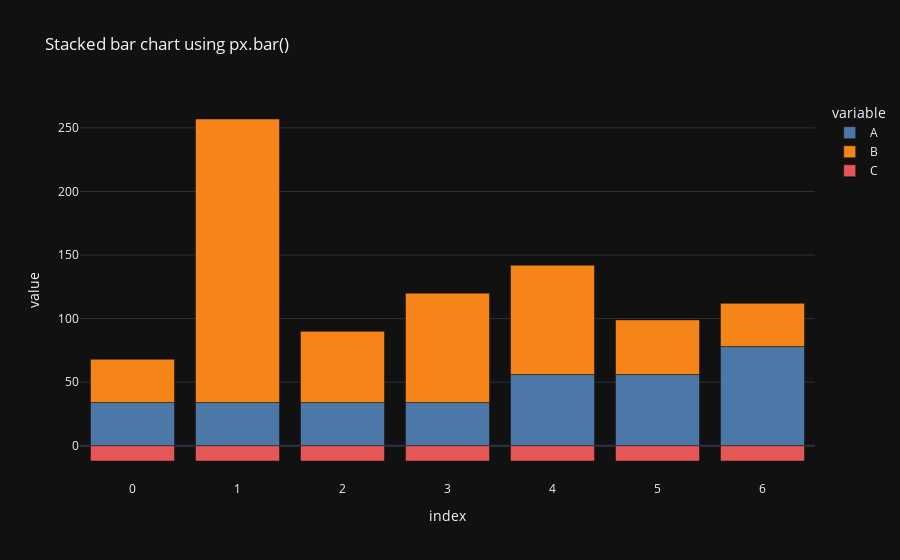

Source (notebook cell):
### Code cell
import pandas as pd
import plotly.express as px

# data
df = pd.DataFrame({'A': {0: 34, 1: 34, 2: 34, 3: 34, 4: 56, 5: 56, 6: 78},
                     'B': {0: 34, 1: 223, 2: 56, 3: 86, 4: 86, 5: 43, 6: 34},
                     'C': {0: -12, 1: -12, 2: -12, 3: -12, 4: -12, 5: -12, 6: -12}})

colors = px.colors.qualitative.T10

# plotly
fig = px.bar(df, 
             x = df.index,
             y = [c for c in df.columns],
             template = 'plotly_dark',
             color_discrete_sequence = colors,
             title = 'Stacked bar chart using px.bar()', 
             )

fig.show()
print('hello world')

### Figure 1 — Plotly figure (JSON) as saved in the notebook; plotly's stock layout.template omitted (floating-point values rounded to 4 significant figures)
{"data": [{"alignmentgroup": "True", "hovertemplate": "variable=A<br>index=%{x}<br>value=%{y}<extra></extra>", "legendgroup": "A", "marker": {"color": "#4C78A8"}, "name": "A", "offsetgroup": "A", "orientation": "v", "showlegend": true, "textposition": "auto", "type": "bar", "x": [0, 1, 2, 3, 4, 5, 6], "xaxis": "x", "y": [34, 34, 34, 34, 56, 56, 78], "yaxis": "y"}, {"alignmentgroup": "True", "hovertemplate": "variable=B<br>index=%{x}<br>value=%{y}<extra></extra>", "legendgroup": "B", "marker": {"color": "#F58518"}, "name": "B", "offsetgroup": "B", "orientation": "v", "showlegend": true, "textposition": "auto", "type": "bar", "x": [0, 1, 2, 3, 4, 5, 6], "xaxis": "x", "y": [34, 223, 56, 86, 86, 43, 34], "yaxis": "y"}, {"alignmentgroup": "True", "hovertemplate": "variable=C<br>index=%{x}<br>value=%{y}<extra></extra>", "legendgroup": "C", "marker": {"color": "#E45756"}, "name": "C", "offsetgroup": "C", "orientation": "v", "showlegend": true, "textposition": "auto", "type": "bar", "x": [0, 1, 2, 3, 4, 5, 6], "xaxis": "x", "y": [-12, -12, -12, -12, -12, -12, -12], "yaxis": "y"}], "layout": {"barmode": "relative", "legend": {"title": {"text": "variable"}, "tracegroupgap": 0}, "title": {"text": "Stacked bar chart using px.bar()"}, "xaxis": {"anchor": "y", "domain": [0, 1], "title": {"text": "index"}}, "yaxis": {"anchor": "x", "domain": [0, 1], "title": {"text": "value"}}}}
